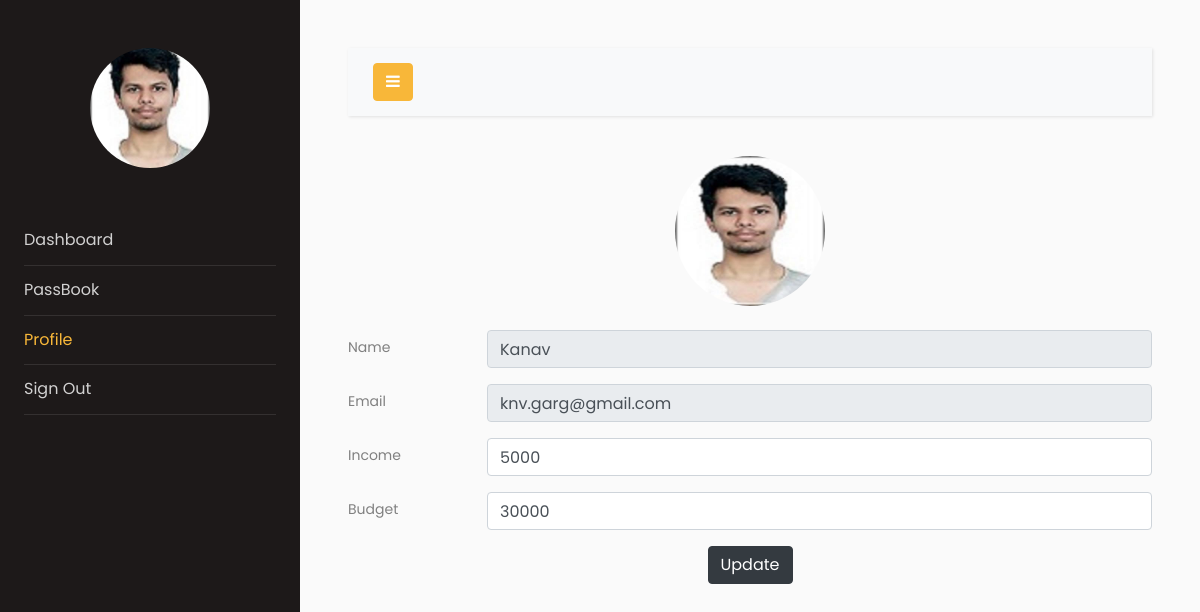
Screenshot of /profile (signed in) with the database file from the repository.
### models.py (models this page shows, shortened)
class Users(db.Model, UserMixin):
    __tablename__ = "users"
    id = db.Column(db.Integer, primary_key=True)
    email = db.Column(db.String(64), unique=True, index=True)
    name = db.Column(db.String(64))
    pasword_hash = db.Column(db.String(128))
    income = db.Column(db.Integer)
    budget = db.Column(db.Integer)
    profile_image = db.Column(db.String(128), nullable=False, default='default_profile.png')
    trans = db.relationship('Transactions', backref='User', lazy='dynamic')

### app.py (the view)
@app.route("/profile", methods=["GET", "POST"])
@login_required
def profile():
    form = profiles()
    if form.validate_on_submit():
        print("in if")
        if form.image.data:
            print("image added")
            username = current_user.id
            image_data = current_user.profile_image
            print(image_data)
            current_user.profile_image = "default_profile.jpeg"
            db.session.commit()
            pic = add_profile_pic(form.image.data, username, image_data)
            current_user.profile_image = pic
        current_user.budget = form.budget.data
        current_user.income = form.income.data
        db.session.commit()
        print("User Account Updated")
        return redirect(url_for("profile"))
    elif request.method == "GET":
        form.name.data = current_user.name
        form.email.data = current_user.email
        form.budget.data = current_user.budget
        form.income.data = current_user.income
        form.image.data = current_user.profile_image
    profile_image = url_for(
        "static", filename="profile_pics/" + current_user.profile_image
    )
    return render_template("profile.html", proForm=form, profile_image=profile_image)

### forms.py
class profiles(FlaskForm):
    name = StringField('Name')
    email = StringField('Email')
    image = FileField('Update Image', validators=[
                      FileAllowed(['jpg', 'png', 'jpeg'])])
    budget = IntegerField('Monthly Budget', validators=[DataRequired()])
    income = IntegerField('Monthly Income', validators=[DataRequired()])
    submit = SubmitField('Update')

### models.py (called while the page is built)
@login_manager.user_loader
def load_user(user_id):
    return Users.query.get(user_id)

### templates/profile.html (shortened to what this page needs)
<!doctype html>
<html lang="en">
<head>
    <link rel="stylesheet" href="https://stackpath.bootstrapcdn.com/font-awesome/4.7.0/css/font-awesome.min.css">
    <link rel="stylesheet" href="{{ url_for('static', filename='css1/style.css') }}">
</head>
<body>
    <div class="wrapper d-flex align-items-stretch">
        <nav id="sidebar">
            <div class="p-4 pt-5">
                <a href="#" class="img logo rounded-circle mb-5" style="background-image: url({{url_for('static',filename='profile_pics/'+current_user.profile_image)}});"></a>
                <ul class="list-unstyled components mb-5">
                    <li>
                        <a href="{{url_for('dashboard')}}">Dashboard</a>
                    </li>
                    <li >
                        <a href="{{url_for('passbook')}}">PassBook</a>
                    </li>
                    <li class="active">
                        <a href="{{url_for('profile')}}">Profile</a>
                    </li>
                    <li>
                        <a href="{{url_for('logout')}}">Sign Out</a>
                    </li>
                </ul>
            </div>
        </nav>
        <div id="content" class="p-4 p-md-5">
            <nav class="navbar navbar-expand-lg navbar-light bg-light">
                <div class="container-fluid">
                    <button type="button" id="sidebarCollapse" class="btn btn-primary">
                        <i class="fa fa-bars"></i>
                    </button>
                </div>
            </nav>
            <form method="POST" enctype="multipart/form-data">
                <div class="form-group row" >
                    <div  style="margin: 0 auto 0" >
                        <label for="file-input">
                           <img class="rounded-circle" height="150px" width="150px" src="{{url_for('static',filename='profile_pics/'+current_user.profile_image)}}" />
                        </label>
                    </div>
                </div>
                <div class="form-group row">
                    <label for="staticEmail" class="col-sm-2 col-form-label">Name</label>
                    <div class="col-sm-10">
                        {{proForm.name(class='form-control',disabled=True)}}
                    </div>
                </div>
                <div class="form-group row">
                    <label for="staticEmail" class="col-sm-2 col-form-label">Email</label>
                    <div class="col-sm-10">
                        {{proForm.email(class="form-control", disabled=True)}}
                    </div>
                </div>
                <div class="form-group row">
                    <label for="inputPassword" class="col-sm-2 col-form-label">Income</label>
                    <div class="col-sm-10">
                        {{proForm.income(class='form-control')}}
                    </div>
                </div>
                <div class="form-group row">
                    <label for="inputPassword" class="col-sm-2 col-form-label">Budget</label>
                    <div class="col-sm-10">
                        {{proForm.budget(class='form-control')}}
                    </div>
                </div>
                <div class="form-group row">
                    <div style="margin:0 auto 0">
                        {{proForm.submit(class='btn btn-dark')}}
                    </div>
                </div>
            </form>
        </div>
    </div>
</body>
</html>

### rows the page displays
Users: profile_image (picture), name "Kanav", email "knv.garg@gmail.com", income "5000", budget "30000"
